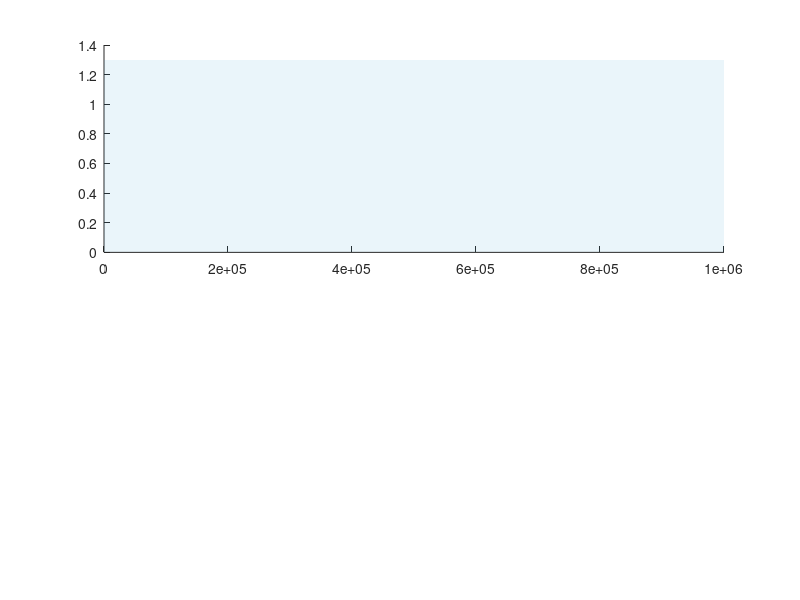

Reproduce this figure in MATLAB. (Note: this script raises an error after producing the figure.)
% Wilson (2016) BCM Model - Weight Change vs Calcium
% Sources: Wilson et al. (2016), Shouval et al. (2002)

clear; clc; close all;

% --- 1. Visual Style ---
c_LTP   = [0.2 0.6 0.8];   % Teal
c_LTD   = [0.8 0.3 0.3];   % Brick Red
c_Basal = [0.5 0.5 0.5];   % Grey
c_Net   = [0.1 0.5 0.3];   % Deep Emerald
c_Ax    = [0.15 0.15 0.15];% Soft Black

% --- 2. Parameters (Wilson et al. 2016) ---
% Thresholds: "LTD (0.15-0.5), LTP (>0.5)"
theta_d = 0.15e-6;  % Depression Threshold (0.15 uM)
theta_p = 0.5e-6;   % Potentiation Threshold (0.50 uM)
slope   = 0.05e-6;  % Sigmoid transition width

% --- 3. Functions ---
% Helper: Sigmoid
sigmoid = @(x, th, k) 1 ./ (1 + exp(-(x - th)/k));

% Omega (Target Weight): 
% 0.5 (Low) -> Drops to 0 (Medium/LTD) -> Rises to 1 (High/LTP)
omega_f = @(c) 0.5 - 0.5*sigmoid(c, theta_d, slope) + 1.0*sigmoid(c, theta_p, slope);

% Eta (Learning Rate): 
% "Low at low levels... high at moderate to high" 
% Modeled as turning on at the first threshold (theta_d)
eta_f   = @(c) 10 * sigmoid(c, theta_d, slope);

% --- 4. Calculate Curves ---
Ca_range = linspace(0, 1e-6, 1000); 
Omega_vals = omega_f(Ca_range);
Eta_vals   = eta_f(Ca_range);

% Drift Calculation (dW/dt)
% dW/dt = Eta * (Omega - W_current)
% W_current = 0.5 (Assuming synapse is at basal strength)
W_current = 0.5; 
Drift = Eta_vals .* (Omega_vals - W_current); 

% --- 5. Plotting ---
figure('Color','w', 'Position', [100 100 600 700]);

% === Subplot 1: Control Functions ===
subplot(2,1,1); hold on;

% Patches
x_LTD = [theta_d theta_p theta_p theta_d] * 1e6;
y_LTD = [0 0 1.3 1.3];
patch(x_LTD, y_LTD, c_LTD, 'FaceAlpha', 0.1, 'EdgeColor', 'none');

x_LTP = [theta_p 1.0 1.0 theta_p] * 1e6;
y_LTP = [0 0 1.3 1.3];
patch(x_LTP, y_LTP, c_LTP, 'FaceAlpha', 0.1, 'EdgeColor', 'none');

% Plot Omega (Left Axis)
yyaxis left
plot(Ca_range*1e6, Omega_vals, '-', 'Color', c_Ax, 'LineWidth', 2.5);
ylabel('\Omega (Target Weight)', 'Color', c_Ax, 'FontSize', 12);
set(gca, 'YColor', c_Ax, 'YTick', [0 0.5 1]);
ylim([0 1.3]);

% Plot Eta (Right Axis)
yyaxis right
plot(Ca_range*1e6, Eta_vals, '--', 'Color', c_Basal, 'LineWidth', 2);
ylabel('\eta (Learning Rate)', 'Color', c_Basal, 'FontSize', 12);
set(gca, 'YColor', c_Basal);
ylim([0 13]);

xlim([0 1]);
xlabel('Intracellular Calcium (\muM)', 'Color', c_Ax, 'FontSize', 12);
set(gca, 'Box', 'off', 'LineWidth', 1.2, 'XColor', c_Ax);

text(0.32, 3.15, 'LTD Zone', 'Color', c_LTD, 'FontWeight', 'bold', 'FontSize', 11, 'HorizontalAlignment', 'center');
text(0.75, 3.15, 'LTP Zone', 'Color', c_LTP, 'FontWeight', 'bold', 'FontSize', 11, 'HorizontalAlignment', 'center');

% === Subplot 2: Plasticity vs Calcium ===
subplot(2,1,2); hold on;

% Zero Line
yline(0, '-', 'Color', c_Ax, 'LineWidth', 1);

% Fill Areas
area(Ca_range(Drift<0)*1e6, Drift(Drift<0), 'FaceColor', c_LTD, 'FaceAlpha', 0.3, 'EdgeColor', 'none');
area(Ca_range(Drift>0)*1e6, Drift(Drift>0), 'FaceColor', c_LTP, 'FaceAlpha', 0.3, 'EdgeColor', 'none');

% Plot Drift Curve
plot(Ca_range*1e6, Drift, 'Color', c_Net, 'LineWidth', 3);

ylabel('Weight Change (ds/dt)', 'Color', c_Net, 'FontSize', 12);
xlabel('Intracellular Calcium (\muM)', 'Color', c_Ax, 'FontSize', 12);
xlim([0 1]);
ylim([min(Drift)*1.2, max(Drift)*1.2]);
set(gca, 'Box', 'off', 'LineWidth', 1.2, 'XColor', c_Ax, 'YColor', c_Net);

text(0.32, min(Drift)/2, 'Depression (-)', 'Color', c_LTD, 'FontSize', 11, 'FontWeight', 'bold', 'HorizontalAlignment', 'center');
text(0.75, max(Drift)/2, 'Potentiation (+)', 'Color', c_LTP, 'FontSize', 11, 'FontWeight', 'bold', 'HorizontalAlignment', 'center');
